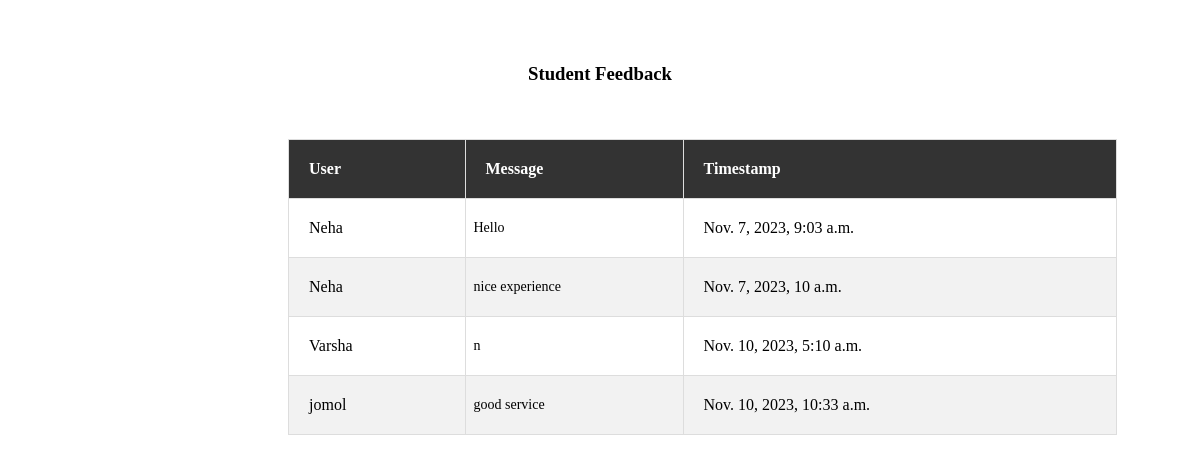
The page /adminfeedback on the database its author committed.
### myApp/models.py (models this page shows)
class Feedback(models.Model):
    user = models.ForeignKey(User, on_delete=models.CASCADE)  # Assuming you have a User model
    message = models.TextField()
    timestamp = models.DateTimeField(auto_now_add=True)

class User(AbstractUser):
    class Role(models.TextChoices):
        ADMIN="ADMIN",'ADMIN'
        USER="USER",'User'
    role = models.CharField(max_length=50,choices=Role.choices)

### myApp/views.py (the view)
# urls.py: path("adminfeedback",views.adminfeedback,name='adminfeedback'),
def adminfeedback(request):
    feedback_list = Feedback.objects.all()
    return render(request, 'adminfeedback.html', {'feedback_list': feedback_list})

### templates/adminfeedback.html (shortened to what this page needs)
{% load static %}
{% block body %}
<body><br><br><center>
    <h3>Student Feedback</h3></center><br><br>
    <table border="1">
        <thead>
            <tr>
                <th>User</th>
                <th>Message</th>
                <th>Timestamp</th>
            </tr>
        </thead>
        <tbody>
            {% for feedback in feedback_list %}
                <tr>
                    <td>{{ feedback.user.first_name }}</td>
                    <td>{{ feedback.message }}</td>
                    <td>{{ feedback.timestamp }}</td>
                </tr>
            {% endfor %}
        </tbody>
    </table>
    {% endblock body %}
</body>
</html>

### templates/adminfeedback.html (style rules this page uses)
table { width: 70%; border-collapse: collapse; margin-left: 280px; }
th, td { border: 1px solid #ddd; padding: 20px; text-align: left; }
th { background-color: #333; color: #fff; }
tr:nth-child(even) { background-color: #f2f2f2; }
td:nth-child(2) { padding: 8px; font-size: 14px; }

### rows shown on the page
Feedback: user.first_name "Neha", message "Hello", timestamp "Nov. 7, 2023, 9:03 a.m."
Feedback: user.first_name "Neha", message "nice experience", timestamp "Nov. 7, 2023, 10 a.m."
Feedback: user.first_name "Varsha", message "n", timestamp "Nov. 10, 2023, 5:10 a.m."
Feedback: user.first_name "jomol", message "good service", timestamp "Nov. 10, 2023, 10:33 a.m."
